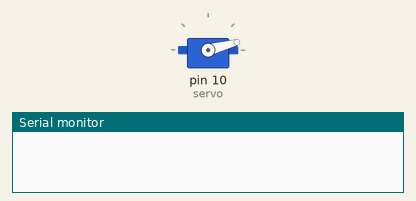
Recording of a sketch running on a simulated Arduino Uno, built with avr-gcc and run on an emulated ATmega328P. Parts: servo, the last lines printed to the serial monitor.

Above: at 0.05 s.
At 2.2 s:
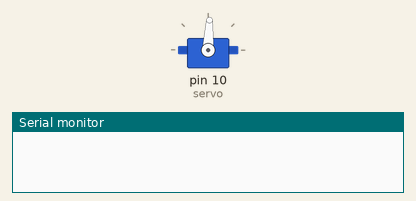
At 4.35 s:
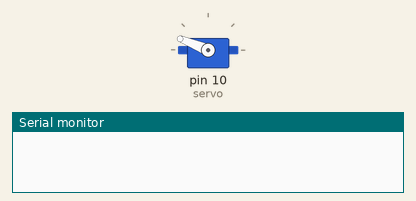
At 8.7 s:
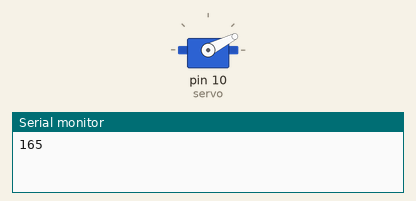
Timing chart, 0 to 11.7 s (numbered marks = the images above):
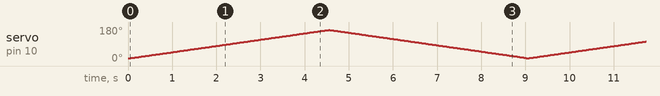

The sketch:

Prueba_Servo.ino
```cpp
#include <Servo.h>
Servo myServo;

int servo=10;
int grados=15;

void setup() {
myServo.attach(servo);
Serial.begin(9600);
}

void loop() {
myServo.write(15);
  for(grados=15;grados<165;grados=grados+1){

    delay(30);
    myServo.write(grados);

  }

Serial.println(grados);
    for(grados=165;grados>15;grados=grados-1){

    delay(30);
    myServo.write(grados);

  }
Serial.println(grados);
 }
```
